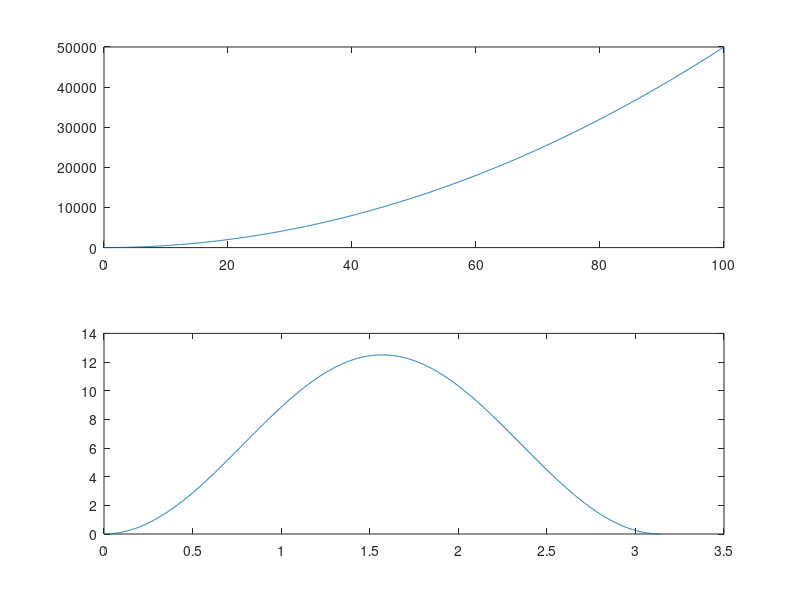
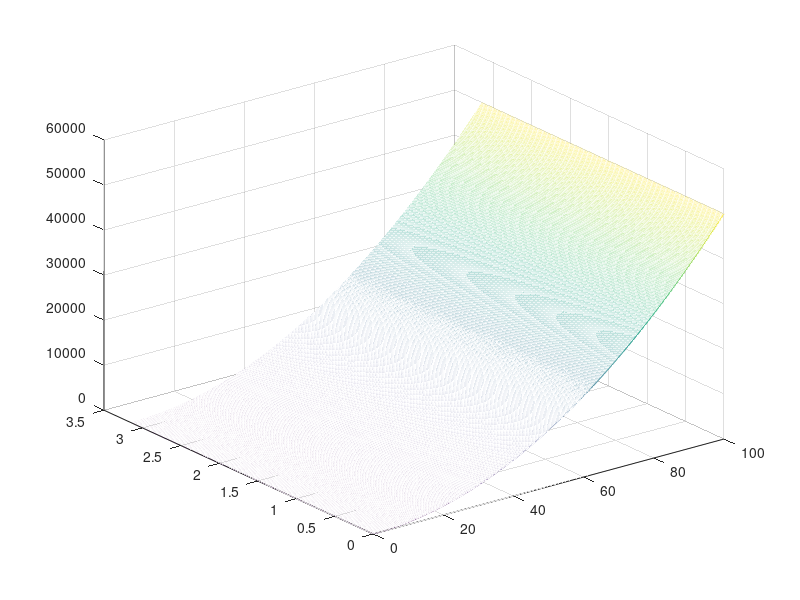
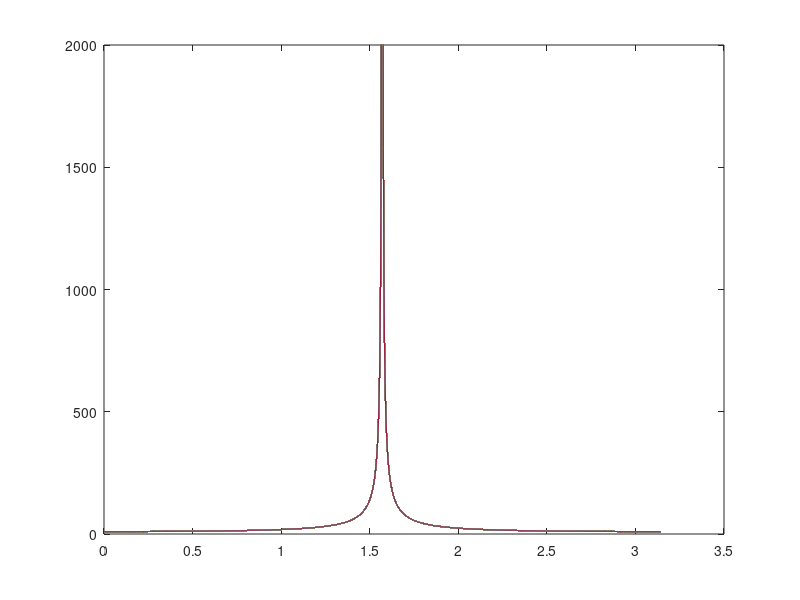
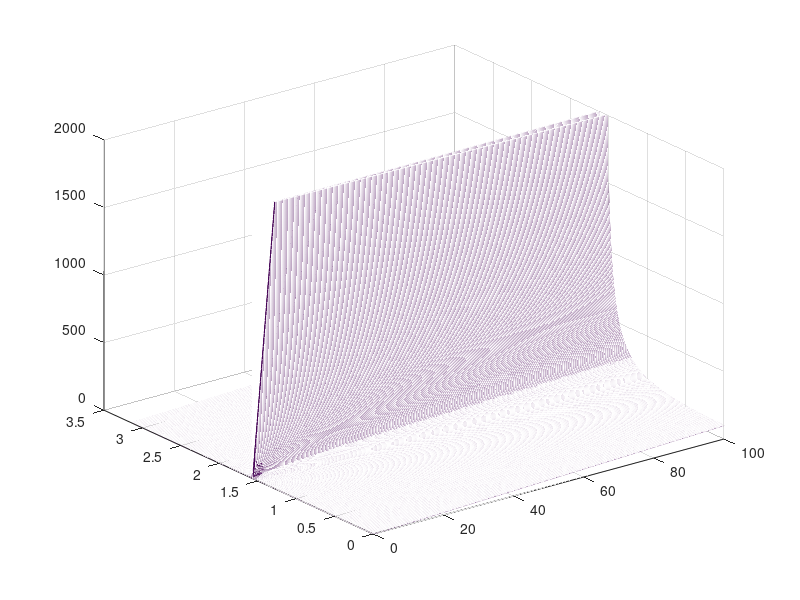

Here is the MATLAB script that generated these plots, in order:
%addpath('../../../src/topology');

% Metrics between an infinite line and a finite line segment.

Ls = 5;  % The length of line segments

% Dp: the perpendicular distance of the center of the line segment onto the line.
Dp = linspace(0, 100, 1001);
% Ar: the angle between the line segment and the line.
Ar = linspace(0, pi, 1001);
[gridDp, gridAr] = meshgrid(Dp, Ar);

%-----------------------------------------------------------
% Metric = midpoint distance.
% REF [paper] >> "Evaluation of Established Line Segment Distance Functions", PRIA 2016.
%
% Result: Bad.

distDp = 5 * Dp.^2;
distAr = sin(Ar).^2 * Ls^2 / 2;

figure;
subplot(2,1,1);
plot(Dp, distDp);
subplot(2,1,2);
plot(Ar, distAr);

distDpAr = 5 * gridDp.^2 + sin(gridAr).^2 * Ls^2 / 2;

figure;
mesh(gridDp, gridAr, distDpAr);

%-----------------------------------------------------------
% Metric = orthogonal distance divided by projection length.
% dist = Dp / cos(Ar).
%
% Result: ???.

distAr = abs(Dp(100) ./ cos(gridAr));
figure;
plot(Ar, distAr);
ax = axis;
axis([ax(1), ax(2), ax(3), 2000]);

dist = abs(gridDp ./ cos(gridAr));

figure;
mesh(gridDp, gridAr, dist);
ax = axis;
axis([ax(1), ax(2), ax(3), ax(4), ax(5), 2000]);
